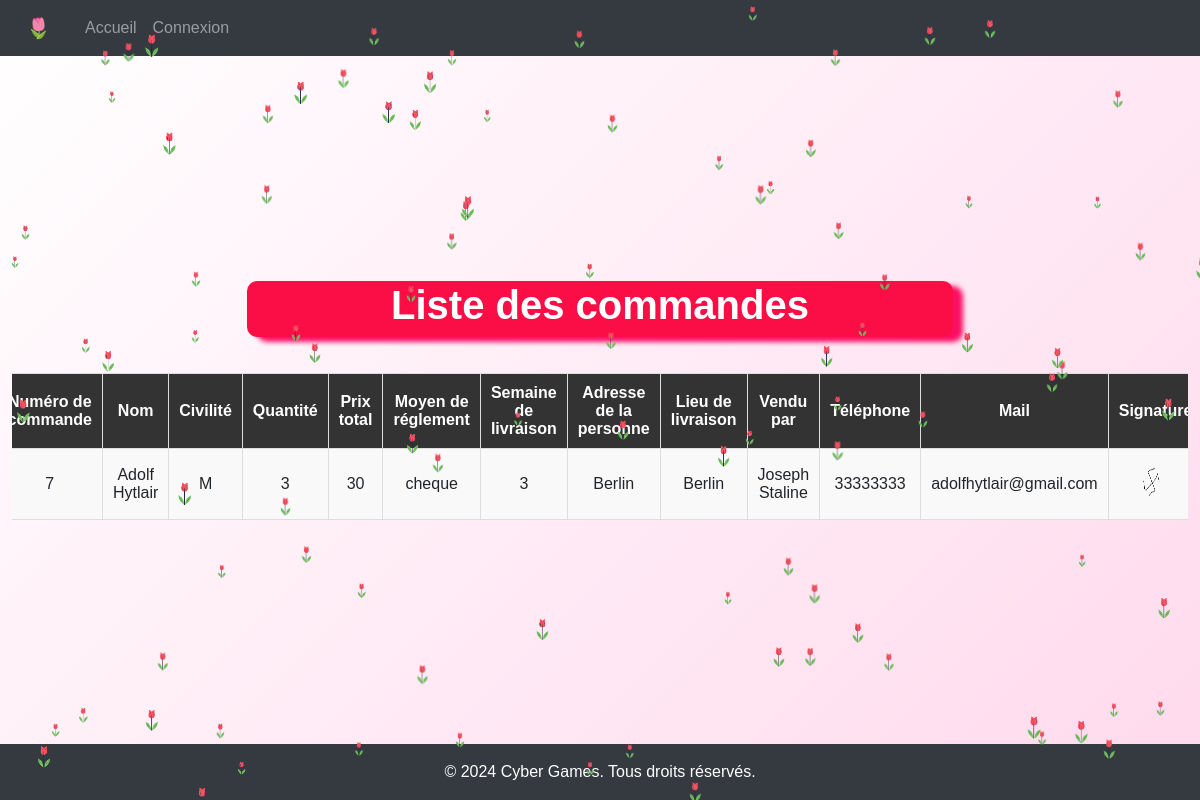
/prof/liste_commandes.php, run on the app's committed database.
### tables this page shows
CREATE TABLE `commandes` (
  `nom` varchar(200) NOT NULL,
  `quantite` int(11) NOT NULL,
  `reglement` varchar(150) NOT NULL,
  `montant` int(11) NOT NULL,
  `id_commande` int(11) NOT NULL,
  `livraison` int(11) NOT NULL,
  `signature` varchar(2500) NOT NULL,
  `adresse_personne` varchar(2500) NOT NULL,
  `adresse_de_livraison` varchar(2500) NOT NULL,
  `vendupar` varchar(1000) NOT NULL,
  `telephone` varchar(33) NOT NULL,
  `mail` varchar(100) NOT NULL,
  `civilite` varchar(5) NOT NULL
);

### prof/liste_commandes.php (the view, shortened to what this page needs)
<?php require_once (($_SERVER['DOCUMENT_ROOT'] . '/tulipe/db_connect.php'));
try {
    $sql = "SELECT * FROM commandes ORDER BY id_commande";
    $stmt = $pdo->query($sql);
    $commandes = $stmt->fetchAll(PDO::FETCH_ASSOC);
} catch (PDOException $e) {
    echo "Erreur : ". $e->getMessage();
    exit;
}
?>
<body>
    <?php include('../partials/header.php');?>
    <div class="tulipe-container"></div>
    <main>
        <div class="liste_commande">
            <h1><b>Liste des commandes</b></h1>
        </div>
        <br>
        <div class = "tableau_commande">
            <table border="1">
                <tr>
                    <th>Numéro de commande</th>
                    <th>Nom</th>
                    <th>Civilité</th>
                    <th>Quantité</th>
                    <th>Prix total</th>
                    <th>Moyen de réglement</th>
                    <th>Semaine de livraison</th>
                    <th>Adresse de la personne</th>
                    <th>Lieu de livraison</th>
                    <th>Vendu par</th>
                    <th>Téléphone</th>
                    <th>Mail</th>
                    <th>Signature</th>
                </tr>
                <?php foreach ($commandes as $commande):?>
                <tr>
                    <td><?=htmlspecialchars($commande['id_commande'])?></td>
                    <td><?=htmlspecialchars($commande['nom'])?></td>
                    <td><?=htmlspecialchars($commande['civilite'])?></td>
                    <td><?=htmlspecialchars($commande['quantite'])?></td>
                    <td><?=htmlspecialchars($commande['montant'])?></td>
                    <td><?=htmlspecialchars($commande['reglement'])?></td>
                    <td><?=htmlspecialchars($commande['livraison'])?></td>
                    <td><?=htmlspecialchars($commande['adresse_personne'])?></td>
                    <td><?=htmlspecialchars($commande['adresse_de_livraison'])?></td>
                    <td><?=htmlspecialchars($commande['vendupar'])?></td>
                    <td><?=htmlspecialchars($commande['telephone'])?></td>
                    <td><?=htmlspecialchars($commande['mail'])?></td>
                    <?php echo "<td><img src='/tulipe/images/" . htmlspecialchars($commande['signature']) . "' alt='Signature' style='width:50px;height:50px;'></td>"; ?>
                </tr>
                <?php endforeach;?>
            </table>
        </div>
    </main>
    <?php include('../partials/footer.php');?>
</body>

### partials/header.php (shortened to what this page needs)
<!DOCTYPE html>
<html lang="fr">
<head>
    <link rel="stylesheet" href="/tulipe/style.css">
    <link rel="stylesheet" href="https://stackpath.bootstrapcdn.com/bootstrap/4.5.2/css/bootstrap.min.css">
    <link rel="stylesheet" href="https://stackpath.bootstrapcdn.com/bootstrap/4.3.1/css/bootstrap.min.css">
</head>
<body>
    <header>
        <nav class="navbar navbar-expand-lg navbar-dark bg-dark">
            <a class="navbar-brand" href="/tulipe/index.php">🌷</a>
            <div class="collapse navbar-collapse" id="navbarNav">
                <ul class="navbar-nav">
                    <li class="nav-item">
                        <a class="nav-link" href="/tulipe/index.php">Accueil <span class="sr-only"></span></a>
                    </li>
                    <li>
                    <?php
                    if(isset($_SESSION['login'])) {
                        echo '<a class="nav-link" href="/tulipe/deconnexions.php">Déconnexion</a>';
                    } else {
                        echo '<a class="nav-link" href="/tulipe/login.php">Connexion</a>';
                    }
                    ?>
                    </li>
                </ul>
            </div>
        </nav>
    </header>
</body>
</html>

### partials/footer.php (shortened to what this page needs)
<!DOCTYPE html>
<html lang="fr">
<head>
    <link href="https://stackpath.bootstrapcdn.com/bootstrap/4.5.2/css/bootstrap.min.css" rel="stylesheet">
    <link rel="stylesheet" href="../style.css">
</head>
<footer class="bg-dark text-white text-center py-3">
    &copy; 2024 Cyber Games. Tous droits réservés.
</footer>
</body>
</html>

### style.css (style rules this page uses)
* { margin: 0; padding: 0; box-sizing: border-box; }
body { margin: 0; height: 100vh; font-family: 'Arial', sans-serif; background: linear-gradient(-45deg, #FF69B4, #FFFFFF); background-size: 400% 400%; animation: gradientAnimation 15s ease infinite; display: flex; flex-direction: column; justify-content: space-between; }
header { justify-content: space-around; }
main { font-size: 1.5rem; text-align: justify; padding: 1%; }
table { width: 100%; border-collapse: collapse; background-color: #fff; box-shadow: 0 0 10px rgba(0, 0, 0, 0.1); }
th, td { padding: 10px; text-align: center; border: 1px solid #ddd; }
th { background-color: #333; color: #fff; }
tr:nth-child(even) { background-color: #f9f9f9; }
a { text-decoration: none; color: #007bff; padding: 5px 10px; border-radius: 5px; }
.liste_commande { margin-top: 3%; margin: auto; width: 60%; text-align: center; color: #fff; border-radius: 10px; background-color: rgb(251, 14, 70); box-shadow: 10px 5px 5px rgb(251, 14, 100); display: flex; justify-content: center; }
.tableau_commande { display: flex; justify-content: center; text-align: center; width:100%; overflow-x:auto; -webkit-overflow-scrolling:touch; }
footer { background-color: #333; color: white; text-align: center; padding-top: 10%; }
.tulipe-container { margin: 0; overflow: hidden; position: absolute; top: 0; left: 0; width: 100vw; height: 100vh; pointer-events: none; }

### data on the page
commandes: id_commande "7", nom "Adolf Hytlair", civilite "M", quantite "3", montant "30", reglement "cheque", livraison "3", adresse_personne "Berlin", adresse_de_livraison "Berlin", vendupar "Joseph Staline", telephone "33333333", mail "adolfhytlair@gmail.com", signature (picture)
